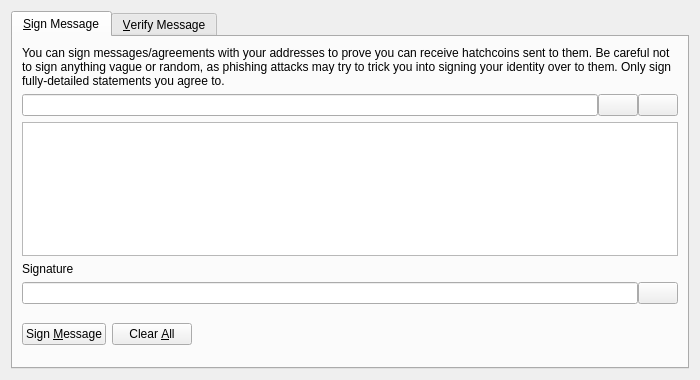
<?xml version="1.0" encoding="UTF-8"?>
<ui version="4.0">
 <class>SignVerifyMessageDialog</class>
 <widget class="QDialog" name="SignVerifyMessageDialog">
  <property name="geometry">
   <rect>
    <x>0</x>
    <y>0</y>
    <width>700</width>
    <height>380</height>
   </rect>
  </property>
  <property name="windowTitle">
   <string>Signatures - Sign / Verify a Message</string>
  </property>
  <property name="modal">
   <bool>true</bool>
  </property>
  <layout class="QVBoxLayout" name="verticalLayout">
   <item>
    <widget class="QTabWidget" name="tabWidget">
     <property name="currentIndex">
      <number>0</number>
     </property>
     <widget class="QWidget" name="tabSignMessage">
      <attribute name="title">
       <string>&amp;Sign Message</string>
      </attribute>
      <layout class="QVBoxLayout" name="verticalLayout_SM">
       <item>
        <widget class="QLabel" name="infoLabel_SM">
         <property name="text">
          <string>You can sign messages/agreements with your addresses to prove you can receive hatchcoins sent to them. Be careful not to sign anything vague or random, as phishing attacks may try to trick you into signing your identity over to them. Only sign fully-detailed statements you agree to.</string>
         </property>
         <property name="textFormat">
          <enum>Qt::PlainText</enum>
         </property>
         <property name="wordWrap">
          <bool>true</bool>
         </property>
        </widget>
       </item>
       <item>
        <layout class="QHBoxLayout" name="horizontalLayout_1_SM">
         <property name="spacing">
          <number>0</number>
         </property>
         <item>
          <widget class="QValidatedLineEdit" name="addressIn_SM">
           <property name="toolTip">
            <string>The Hatchcoin address to sign the message with</string>
           </property>
          </widget>
         </item>
         <item>
          <widget class="QPushButton" name="addressBookButton_SM">
           <property name="toolTip">
            <string>Choose previously used address</string>
           </property>
           <property name="text">
            <string/>
           </property>
           <property name="icon">
            <iconset resource="../bitcoin.qrc">
             <normaloff>:/icons/address-book</normaloff>:/icons/address-book</iconset>
           </property>
           <property name="shortcut">
            <string>Alt+A</string>
           </property>
           <property name="autoDefault">
            <bool>false</bool>
           </property>
          </widget>
         </item>
         <item>
          <widget class="QPushButton" name="pasteButton_SM">
           <property name="toolTip">
            <string>Paste address from clipboard</string>
           </property>
           <property name="text">
            <string/>
           </property>
           <property name="icon">
            <iconset resource="../bitcoin.qrc">
             <normaloff>:/icons/editpaste</normaloff>:/icons/editpaste</iconset>
           </property>
           <property name="shortcut">
            <string>Alt+P</string>
           </property>
           <property name="autoDefault">
            <bool>false</bool>
           </property>
          </widget>
         </item>
        </layout>
       </item>
       <item>
        <widget class="QPlainTextEdit" name="messageIn_SM">
         <property name="toolTip">
          <string>Enter the message you want to sign here</string>
         </property>
        </widget>
       </item>
       <item>
        <widget class="QLabel" name="signatureLabel_SM">
         <property name="text">
          <string>Signature</string>
         </property>
         <property name="textFormat">
          <enum>Qt::PlainText</enum>
         </property>
        </widget>
       </item>
       <item>
        <layout class="QHBoxLayout" name="horizontalLayout_2_SM">
         <property name="spacing">
          <number>0</number>
         </property>
         <item>
          <widget class="QLineEdit" name="signatureOut_SM">
           <property name="font">
            <font>
             <italic>true</italic>
            </font>
           </property>
           <property name="readOnly">
            <bool>true</bool>
           </property>
          </widget>
         </item>
         <item>
          <widget class="QPushButton" name="copySignatureButton_SM">
           <property name="toolTip">
            <string>Copy the current signature to the system clipboard</string>
           </property>
           <property name="text">
            <string/>
           </property>
           <property name="icon">
            <iconset resource="../bitcoin.qrc">
             <normaloff>:/icons/editcopy</normaloff>:/icons/editcopy</iconset>
           </property>
           <property name="autoDefault">
            <bool>false</bool>
           </property>
          </widget>
         </item>
        </layout>
       </item>
       <item>
        <layout class="QHBoxLayout" name="horizontalLayout_3_SM">
         <item>
          <widget class="QPushButton" name="signMessageButton_SM">
           <property name="toolTip">
            <string>Sign the message to prove you own this Hatchcoin address</string>
           </property>
           <property name="text">
            <string>Sign &amp;Message</string>
           </property>
           <property name="icon">
            <iconset resource="../bitcoin.qrc">
             <normaloff>:/icons/edit</normaloff>:/icons/edit</iconset>
           </property>
           <property name="autoDefault">
            <bool>false</bool>
           </property>
          </widget>
         </item>
         <item>
          <widget class="QPushButton" name="clearButton_SM">
           <property name="toolTip">
            <string>Reset all sign message fields</string>
           </property>
           <property name="text">
            <string>Clear &amp;All</string>
           </property>
           <property name="icon">
            <iconset resource="../bitcoin.qrc">
             <normaloff>:/icons/remove</normaloff>:/icons/remove</iconset>
           </property>
           <property name="autoDefault">
            <bool>false</bool>
           </property>
          </widget>
         </item>
         <item>
          <spacer name="horizontalSpacer_1_SM">
           <property name="orientation">
            <enum>Qt::Horizontal</enum>
           </property>
           <property name="sizeHint" stdset="0">
            <size>
             <width>40</width>
             <height>48</height>
            </size>
           </property>
          </spacer>
         </item>
         <item>
          <widget class="QLabel" name="statusLabel_SM">
           <property name="font">
            <font>
             <weight>75</weight>
             <bold>true</bold>
            </font>
           </property>
           <property name="text">
            <string/>
           </property>
           <property name="wordWrap">
            <bool>true</bool>
           </property>
          </widget>
         </item>
         <item>
          <spacer name="horizontalSpacer_2_SM">
           <property name="orientation">
            <enum>Qt::Horizontal</enum>
           </property>
           <property name="sizeHint" stdset="0">
            <size>
             <width>40</width>
             <height>48</height>
            </size>
           </property>
          </spacer>
         </item>
        </layout>
       </item>
      </layout>
     </widget>
     <widget class="QWidget" name="tabVerifyMessage">
      <attribute name="title">
       <string>&amp;Verify Message</string>
      </attribute>
      <layout class="QVBoxLayout" name="verticalLayout_VM">
       <item>
        <widget class="QLabel" name="infoLabel_VM">
         <property name="text">
          <string>Enter the receiver's address, message (ensure you copy line breaks, spaces, tabs, etc. exactly) and signature below to verify the message. Be careful not to read more into the signature than what is in the signed message itself, to avoid being tricked by a man-in-the-middle attack. Note that this only proves the signing party receives with the address, it cannot prove sendership of any transaction!</string>
         </property>
         <property name="textFormat">
          <enum>Qt::PlainText</enum>
         </property>
         <property name="alignment">
          <set>Qt::AlignLeading|Qt::AlignLeft|Qt::AlignTop</set>
         </property>
         <property name="wordWrap">
          <bool>true</bool>
         </property>
        </widget>
       </item>
       <item>
        <layout class="QHBoxLayout" name="horizontalLayout_1_VM">
         <property name="spacing">
          <number>0</number>
         </property>
         <item>
          <widget class="QValidatedLineEdit" name="addressIn_VM">
           <property name="toolTip">
            <string>The Hatchcoin address the message was signed with</string>
           </property>
          </widget>
         </item>
         <item>
          <widget class="QPushButton" name="addressBookButton_VM">
           <property name="toolTip">
            <string>Choose previously used address</string>
           </property>
           <property name="text">
            <string/>
           </property>
           <property name="icon">
            <iconset resource="../bitcoin.qrc">
             <normaloff>:/icons/address-book</normaloff>:/icons/address-book</iconset>
           </property>
           <property name="shortcut">
            <string>Alt+A</string>
           </property>
           <property name="autoDefault">
            <bool>false</bool>
           </property>
          </widget>
         </item>
        </layout>
       </item>
       <item>
        <widget class="QPlainTextEdit" name="messageIn_VM"/>
       </item>
       <item>
        <widget class="QValidatedLineEdit" name="signatureIn_VM"/>
       </item>
       <item>
        <layout class="QHBoxLayout" name="horizontalLayout_2_VM">
         <item>
          <widget class="QPushButton" name="verifyMessageButton_VM">
           <property name="toolTip">
            <string>Verify the message to ensure it was signed with the specified Hatchcoin address</string>
           </property>
           <property name="text">
            <string>Verify &amp;Message</string>
           </property>
           <property name="icon">
            <iconset resource="../bitcoin.qrc">
             <normaloff>:/icons/transaction_0</normaloff>:/icons/transaction_0</iconset>
           </property>
           <property name="autoDefault">
            <bool>false</bool>
           </property>
          </widget>
         </item>
         <item>
          <widget class="QPushButton" name="clearButton_VM">
           <property name="toolTip">
            <string>Reset all verify message fields</string>
           </property>
           <property name="text">
            <string>Clear &amp;All</string>
           </property>
           <property name="icon">
            <iconset resource="../bitcoin.qrc">
             <normaloff>:/icons/remove</normaloff>:/icons/remove</iconset>
           </property>
           <property name="autoDefault">
            <bool>false</bool>
           </property>
          </widget>
         </item>
         <item>
          <spacer name="horizontalSpacer_1_VM">
           <property name="orientation">
            <enum>Qt::Horizontal</enum>
           </property>
           <property name="sizeHint" stdset="0">
            <size>
             <width>40</width>
             <height>48</height>
            </size>
           </property>
          </spacer>
         </item>
         <item>
          <widget class="QLabel" name="statusLabel_VM">
           <property name="font">
            <font>
             <weight>75</weight>
             <bold>true</bold>
            </font>
           </property>
           <property name="text">
            <string/>
           </property>
           <property name="wordWrap">
            <bool>true</bool>
           </property>
          </widget>
         </item>
         <item>
          <spacer name="horizontalSpacer_2_VM">
           <property name="orientation">
            <enum>Qt::Horizontal</enum>
           </property>
           <property name="sizeHint" stdset="0">
            <size>
             <width>40</width>
             <height>48</height>
            </size>
           </property>
          </spacer>
         </item>
        </layout>
       </item>
      </layout>
     </widget>
    </widget>
   </item>
  </layout>
 </widget>
 <customwidgets>
  <customwidget>
   <class>QValidatedLineEdit</class>
   <extends>QLineEdit</extends>
   <header>qvalidatedlineedit.h</header>
  </customwidget>
 </customwidgets>
 <resources>
  <include location="../bitcoin.qrc"/>
 </resources>
 <connections/>
</ui>
